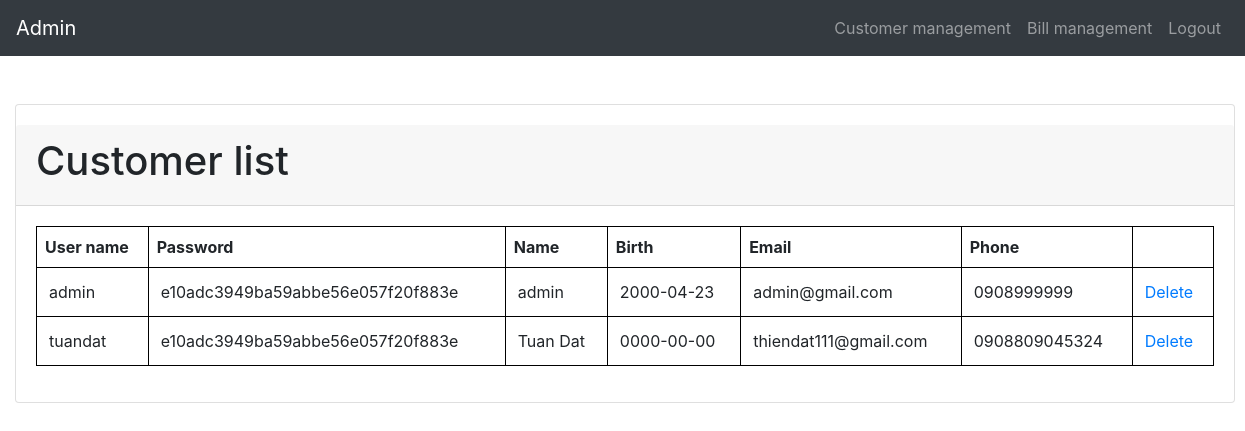
Page /Sourcecode/index1.php (signed in) on the committed database.
### tables this page shows
CREATE TABLE `account` (
  `id` varchar(100) NOT NULL,
  `username` varchar(100) NOT NULL,
  `password_mk` varchar(100) NOT NULL,
  `hoten` text NOT NULL,
  `ngaysinh` date NOT NULL,
  `email` text NOT NULL,
  `sdt` varchar(100) NOT NULL,
  `role_user` int(11) NOT NULL
);

### Sourcecode/customer.php (the view, shortened to what this page needs)
<!DOCTYPE html>
<html lang="en">
<head>
  <link rel="stylesheet" href="https://maxcdn.bootstrapcdn.com/bootstrap/4.5.2/css/bootstrap.min.css">
</head>
<body>
    <nav class="navbar navbar-expand-md bg-dark navbar-dark fixed-top">
        <a class="navbar-brand" href="admin.php">Admin</a>
        <div class="collapse navbar-collapse" id="collapsibleNavbar">
            <ul class="navbar-nav ml-auto">
                <li class="nav-item">
                    <a class="nav-link" href="customer.php">Customer management</a>
                </li>
				<li class="nav-item">
                    <a class="nav-link" href="bill.php">Bill management</a>
                </li>
                <li class="nav-item">
                    <a class="nav-link" href="logout.php">Logout</a>
                </li>
            </ul>
        </div>
    </nav>
    <div class="container-fluid" style="margin-top:80px">
        <div class="card" style="width:1220px;padding-top:20px">
			<div class="card-header">
				<h1>Customer list</h1>
			</div>
            <div class="card-body">
				<table class="table">
					<tr>
						<th style="margin:auto">User name</th>
						<th style="margin:auto">Password</th>
						<th style="margin:auto">Name</th>
						<th style="margin:auto">Birth</th>
						<th style="margin:auto">Email</th>
						<th style="margin:auto">Phone</th>
						<th></th>
					</tr>
					<?php
					$host = "localhost";
					$user = "root";
					$pass = "";
					$database = "database";
					$ketnoi = new mysqli($host,$user,$pass,$database);
					mysqli_set_charset($ketnoi,"utf8");
					$truyvan = "SELECT * FROM `account`";
					$data = mysqli_query($ketnoi,$truyvan);
					while($row = mysqli_fetch_assoc($data)){
					?>
						<tr>
							<td style="margin:auto"><?php echo "".$row["username"]; ?></td>
							<td style="margin:auto"><?php echo "".$row["password_mk"]; ?></td>
							<td style="margin:auto"><?php echo "".$row["hoten"]; ?></td>
							<td style="margin:auto"><?php echo "".$row["ngaysinh"]; ?></td>
							<td style="margin:auto"><?php echo "".$row["email"]; ?></td>
							<td style="margin:auto"><?php echo "".$row["sdt"]; ?></td>
							<td><a onclick="return Del_cus('<?php echo $row['username']; ?>')" href="index1.php?page_layout=del_cus&id=<?php echo $row['id']?>">Delete</a></td>
						</tr>
					<?php } ?>
				</table>
			</div>
        </div>
    </div>
</body>
</html>

### Sourcecode/customer.php (style rules this page uses)
.table { border-collapse: collapse; width: 100%; }
.table th,td { border: 1px solid black; padding: 8px; }

### rows in the picture
account: username "admin", password_mk "e10adc3949ba59abbe56e057f20f883e", hoten "admin", ngaysinh "2000-04-23", email "admin@gmail.com", sdt "0908999999"
account: username "tuandat", password_mk "e10adc3949ba59abbe56e057f20f883e", hoten "Tuan Dat", ngaysinh "0000-00-00", email "thiendat111@gmail.com", sdt "0908809045324"
